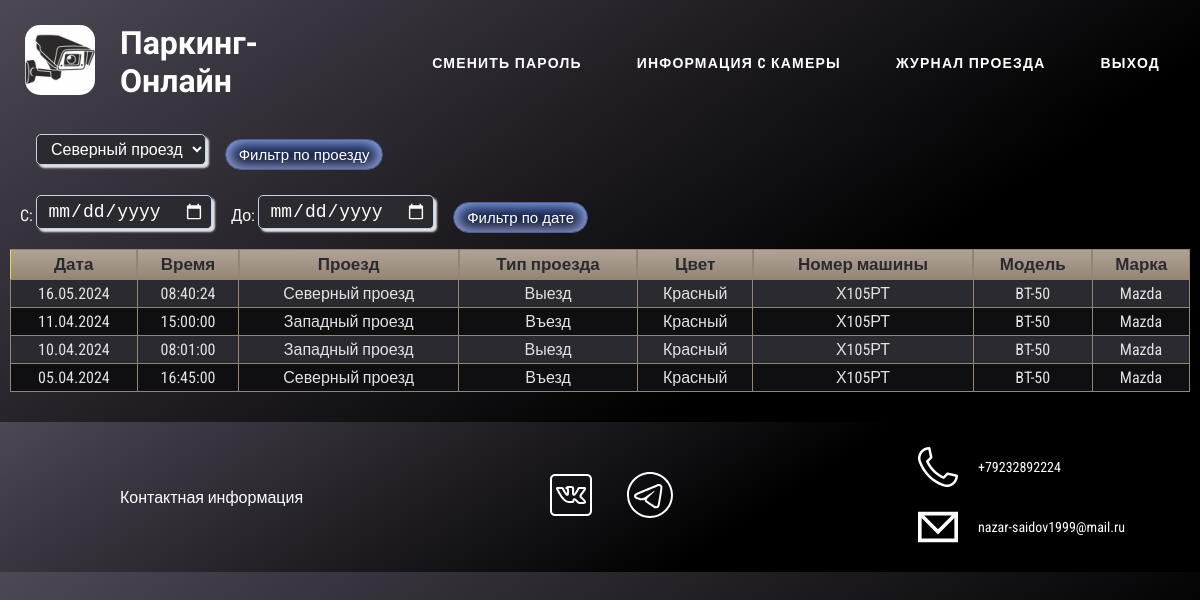
Screenshot of /site/check_driveway.php (signed in) with the database file from the repository.
### tables this page shows
CREATE TABLE driveway (
  id_driveway int NOT NULL AUTO_INCREMENT,
  date_driveway date DEFAULT NULL,
  time_driveway time DEFAULT NULL,
  id_car int DEFAULT NULL,
  id_drivewaytype int DEFAULT NULL,
  id_gate int DEFAULT NULL,
  number varchar(15) DEFAULT NULL,
  PRIMARY KEY (id_driveway)
);

### site/functions/db_proc.php (called while the page is built, shortened)
<?php
	function db_query($query,$slink)
	{
		$result = $slink->query($query)
		or die("\nНекорректный SQL запрос >>" . $query);
		return $result;
	}
?>

### site/check_driveway.php (the view, shortened to what this page needs)
<?php
	require_once 'functions/db_connect.php';
?>
<!DOCTYPE html>
<html lang="en">
<head>
	<link rel="stylesheet" href="css/reset.css">
  <link rel="stylesheet" href="css/style.css">
</head>
<body>
	<div class="container">
	  	<header class="header">
		 <?php
			include 'menu.php';
		?>
	 	 </header>
	</div>
	<section class="view1">
		<div class="container">
			<div class="date_filters">
				<form class="gatename_form" action="check_driveway.php" method="post">
					<select class="gate_selector" id="gatename" name="gatename">
					  <option value="Северный проезд" selected>Северный проезд</option>
					</select>
					<input type="submit"
						name="submit value" class="data_filter" value="Фильтр по проезду">
				</form>
			</div>
			<div class="date_filters date-input">
				<form class="date_form" action="check_driveway.php" method="post">
				 C: <input type="date" class="date_selector" id="date_start" name="date_start">
				  До: <input type="date" class="date_selector" id="date_end" name="date_end">
					<input type="submit" class="data_filter"
						name="submit value" value="Фильтр по дате">
				</form>
			</div>
			<?php
				$filter = '';
				$query1 = "SELECT * FROM view_driveway_car WHERE (id_user = " . $_SESSION['id_user'] . ') ' . $filter;
				$result1 = db_query($query1, $link);
				echo "<table class='table_driveway'>";
				echo "<thead><tr><th>Дата</th>
				<th>Время</th>
				<th>Проезд</th>
				<th>Тип проезда</th>
				<th>Цвет</th>
				<th>Номер машины</th>
				<th>Модель</th>
				<th>Марка</th></tr></thead>";
				while($row1 = mysqli_fetch_array($result1, MYSQLI_BOTH)){
				echo "<tr><td>" . htmlspecialchars(date('d.m.Y', strtotime($row1['date_driveway']))) .
				"</td><td>" . htmlspecialchars($row1['time_driveway']) .
				"</td><td>" . htmlspecialchars($row1['gate_name']) .
				"</td><td>" . htmlspecialchars($row1['name_drivewaytype']) .
				"</td><td>" . htmlspecialchars($row1['name_color']) .
				"</td><td>" . htmlspecialchars($row1['number']) .
				"</td><td>" . htmlspecialchars($row1['name_model']) .
				"</td><td>" . htmlspecialchars($row1['name_brand']) .
				"</td></tr>";
				}
				echo "</table>";
			?>
		</div>
	</section>
	   <footer class="footer">
			<div class="container">
		  	<div class="footer__inner">
					<a href="#" class="footer__link">Контактная информация</a>
						<div class="footer__social">
							<a class="footer__social-link" href="https://vk.com/nazariksaidov" target="_blank">
								<img class="footer__social-img" src="img/vk.svg" alt="VK">
							</a>
							<a class="footer__social-link" href="https://t.me/nazarik1999" target="_blank">
								<img class="footer__social-img" src="img/telegram.svg" alt="Telegram">
							</a>
						</div>
						<div class="footer__contacts">
							<a class="footer__contacts-link" href="tel:+79232892224">
								<img class="footer__contacts-img" src="img/phone.svg" alt="phone">
								<span>+79232892224</span>
							</a>
							<a class="footer__contacts-link" href="mailto:nazar-saidov1999@mail.ru">
								<img class="footer__contacts-img" src="img/mail.svg" alt="mail">
								<span>nazar-saidov1999@mail.ru</span>
							</a>
						</div>
		 		</div>
			</div>
	   </footer>
</body>
</html>

### site/menu.php (shortened to what this page needs)
<nav class="nav">
				<div class="logo-block">
			 	 <a class="logo" href="#">
				 	<img class="logo-img" src="img/logo.jpg" alt="Logo">
			     </a>
			    <a class="logo-text" href="index.php">Паркинг-Онлайн</a>
				</div>
				<div class="menu-block">
						<ul class="menu-list">
						<?php
						  if (isset($_SESSION['name_access_right']) == 'User'){?>
						  	<li class="menu-item">
								<a class="menu-link js-btn-change_pass" href="#">Сменить пароль</a>
							</li>
							<li class="menu-item">
								<a class="menu-link" href="camera.php">Информация c камеры</a>
							</li>
							<li class="menu-item">
								<a class="menu-link" href="check_driveway.php">Журнал проезда</a>
							</li>
							<li class="menu-item">
								<a class="menu-link" href="exit.php">Выход</a>
							</li>
						 <?php
							}
						?>
					</ul>
				</div>
</nav>

### site/css/style.css (style rules this page uses)
html { box-sizing: border-box; }
*, *::after, *::before { box-sizing: inherit; }
body { font-family: 'Roboto Condensed', sans-serif; color: #040404; font-size: 16px; line-height: 1.2; font-weight: 400; background-color: #4d4855; background-image: linear-gradient(147deg, #4d4855 0%, #000000 63%); overflow-x: hidden; }
a { color: inherit; text-decoration: none; }
.container { padding: 0 10px; margin: 0 auto; }
.logo-img { margin: 25px; border-radius: 15px; }
.header { margin-left: -10px; margin-right: -10px; background-color: #4d4855; background-image: linear-gradient(147deg, #4d4855 0%, #000000 93%); }
.nav { display: flex; align-items: center; flex-wrap: wrap; justify-content: space-between; }
.logo-text { color: var(--white, #fff); font-family: 'PT Sans Narrow', sans-serif; font-size: 32px; font-weight: 700; line-height: normal; }
.logo-block { display: flex; width: 330px; flex-basis: 330px; align-items: center; justify-content: center; }
.menu-block { display: flex; flex-direction: row-reverse; height: 80px; flex-shrink: 1; flex-grow: 1; }
.menu-list { display: flex; justify-content: center; align-items: center; min-width: 400px; font-weight: 700; letter-spacing: 1.2px; gap: 0 5px; }
.menu-item { margin-right: 30px; }
.menu-link { color: var(--white, #FFF); max-height: 75px; min-height: 75px; font-size: 14px; text-transform: uppercase; padding: 25px 10px; transition: all, 0.7s; border-radius: 10px; }
.footer { padding-top: 25px; padding-bottom: 25px; margin-left: -10px; margin-left: -10px; margin-right: -10px; margin-top: 30px; background-color: #4d4855; background-image: linear-gradient(147deg, #4d4855 0%, #000000 63%); }
.footer__inner { display: flex; justify-content: space-between; align-items: center; height: 100px; }
.footer__link { color: #fff; text-decoration: none; margin-left: 120px; font-size: 16px; }
.footer__social-img { width: 50px; height: 50px; }
.footer__social-link + .footer__social-link { margin-left: 26px; }
.footer__contacts { color: #fff; font-size: 14px; line-height: 15px; }
.footer__contacts-link { display: flex; align-items: center; margin-right: 75px; }
.footer__contacts-link + .footer__contacts-link { margin-top: 20px; }
.footer__contacts-img { width: 40px; height: 40px; margin-right: 20px; }
table.table_driveway { border: 1px solid #E3E234; background-color: #2C2A31; width: 100%; text-align: center; }
table.table_driveway td, table.table_driveway th { border: 1px solid #948473; padding: 4px 4px; }
table.table_driveway tbody td { font-size: 16px; color: #E2E2E2; }
table.table_driveway tr:nth-child(even) { background: #0F0E11; }
table.table_driveway thead { background: #948473; background: -moz-linear-gradient(top, #afa396 0%, #9e9081 66%, #948473 100%); background: -webkit-linear-gradient(top, #afa396 0%, #9e9081 66%, #948473 100%); background: linear-gradient(to bottom, #afa396 0%, #9e9081 66%, #948473 100%); }
table.table_driveway thead th { font-size: 17px; font-weight: bold; color: #2C2A31; text-align: center; border-left: 2px solid #948473; }
table.table_driveway thead th:first-child { border-left: none; }
.data_filter { box-shadow:inset 0px 0px 15px 3px #9fb4f2; background:linear-gradient(to bottom, #0d2459 5%, #110e1a 100%); background-color:#0d2459; border-radius:17px; border:1px solid #4e6096; display:inline-block; cursor:pointer; color:#ffffff; font-family:Arial; font-size:15px; padding:6px 13px; text-decoration:none; text-shadow:0px 1px 0px #283966; }
.date_filters { padding-top: 10px; padding-bottom: 10px; color: #fff; margin-left: 10px; }
.date-input { display: flex; align-items: center; position: relative; max-width: 100%; }
.date_selector { font-size: 18px; padding: 5px 6px; padding-left: 10px; outline: none; background: #2C2A31; color: #FFFFFF; border: 1px solid #C4D1EB; border-radius: 5px; box-shadow: 3px 3px 2px 0px #E2E2E2; transition: .3s ease; margin-right: 15px; margin-bottom: 10px; }
.gate_selector { font-size: 16px; padding: 5px 6px; padding-left: 10px; outline: none; background: #2C2A31; color: #FFFFFF; border: 1px solid #C4D1EB; border-radius: 5px; box-shadow: 3px 3px 2px 0px #E2E2E2; transition: .3s ease; margin-right: 15px; margin-bottom: 10px; }
.gatename_form { margin-left: 16px; }

### rows the page displays
driveway: date_driveway "16.05.2024", time_driveway "08:40:24", gate_name "Северный проезд", name_drivewaytype "Выезд", name_color "Красный", number "Х105РТ", name_model "BT-50", name_brand "Mazda"
driveway: date_driveway "11.04.2024", time_driveway "15:00:00", gate_name "Западный проезд", name_drivewaytype "Въезд", name_color "Красный", number "Х105РТ", name_model "BT-50", name_brand "Mazda"
driveway: date_driveway "10.04.2024", time_driveway "08:01:00", gate_name "Западный проезд", name_drivewaytype "Выезд", name_color "Красный", number "Х105РТ", name_model "BT-50", name_brand "Mazda"
driveway: date_driveway "05.04.2024", time_driveway "16:45:00", gate_name "Северный проезд", name_drivewaytype "Въезд", name_color "Красный", number "Х105РТ", name_model "BT-50", name_brand "Mazda"
